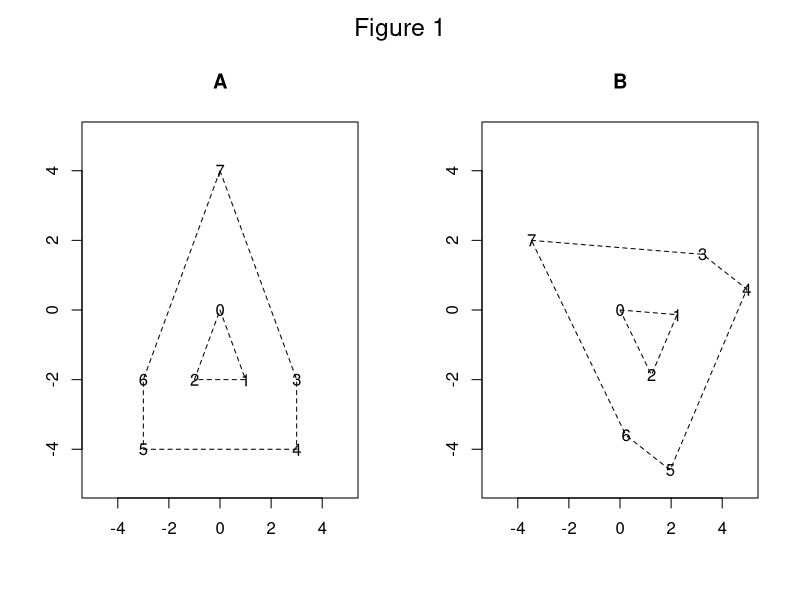

This chart was generated by the following R code:
## ---- chunk 1
library(pracma)
shape.inner <- matrix(c(0,0, 1,-2, -1,-2, 0,0), 2, 4)
shape.outer <- matrix(c(0,4, 3,-2, 3,-4, -3,-4, -3,-2, 0,4), 2, 6)
A <- cbind(shape.inner[, -4], shape.outer[, -1])
theta <- pi/3; Omega0 <- matrix(c(cos(theta), sin(theta), -sin(theta), cos(theta)), 2, 2)
B <- Omega0 %*% A
par(mfrow=c(1,2),oma = c(0, 0, 2, 0))
plot(NA, NA, xlim = c(-5, 5), ylim = c(-5, 5), ann = FALSE); title("A")
for (i in 1:8) text(t(A[, i]), paste(i-1))
polygon(t(shape.inner), lty = 2); polygon(t(shape.outer), lty = 2)
plot(NA, NA, xlim = c(-5, 5), ylim = c(-5, 5), ann = FALSE); title("B")
polygon(t(Omega0 %*% shape.inner), lty = 2); polygon(t(Omega0 %*% shape.outer), lty = 2)
for (i in 1:8) text(t(B[, i]), paste(i-1))
mtext("Figure 1", outer = TRUE, cex = 1.5)
## ---- chunk 2
library(MASS)
p <- 3
q <- 10
A <- randn(p, q); B <- randn(p, q)
SigmaX <- cov(randn(2*p, p)); SigmaY <- cov(randn(2 * p, p))

f2 <- function(x, y = 0) sum((x-y)^2)

procrustes_data_model_ <- function(A, B, SigmaX = eye(p), SigmaY = eye(p)) {
  vecA <- as.numeric(A)
  vecB <- as.numeric(B)
  sampler <- function(nX, nY) {
    rawX <- repmat(vecA, nX, 1)
    temp <- t(mvrnorm(nX * q, rep(0, p), SigmaX))
    rawX <- t(t(rawX) + as.numeric(temp))
    rawY <- repmat(vecB, nY, 1)
    temp <- t(mvrnorm(nY * q, rep(0, p), SigmaY))
    rawY <- t(t(rawY) + as.numeric(temp))
    ans <- rbind(cbind(0, rawX), cbind(1, rawY))
    ans
  }
  sampler
}

## computes Ahat and Bhat
sample_moments <- function(dat) {
  rawX <- dat[dat[,1] == 0, -1, drop = FALSE]
  rawY <- dat[dat[,1] == 1, -1, drop = FALSE]  
  Ahat <- matrix(colMeans(rawX), p, q)
  Bhat <- matrix(colMeans(rawY), p, q)
  list(Ahat = Ahat, Bhat = Bhat)
}

sampler <- procrustes_data_model_(A, B, SigmaX, SigmaY)
dat <- sampler(100, 200)
mus <- sample_moments(dat)
f2(mus$Ahat, A)
f2(mus$Bhat, B)
## ---- chunk 3

